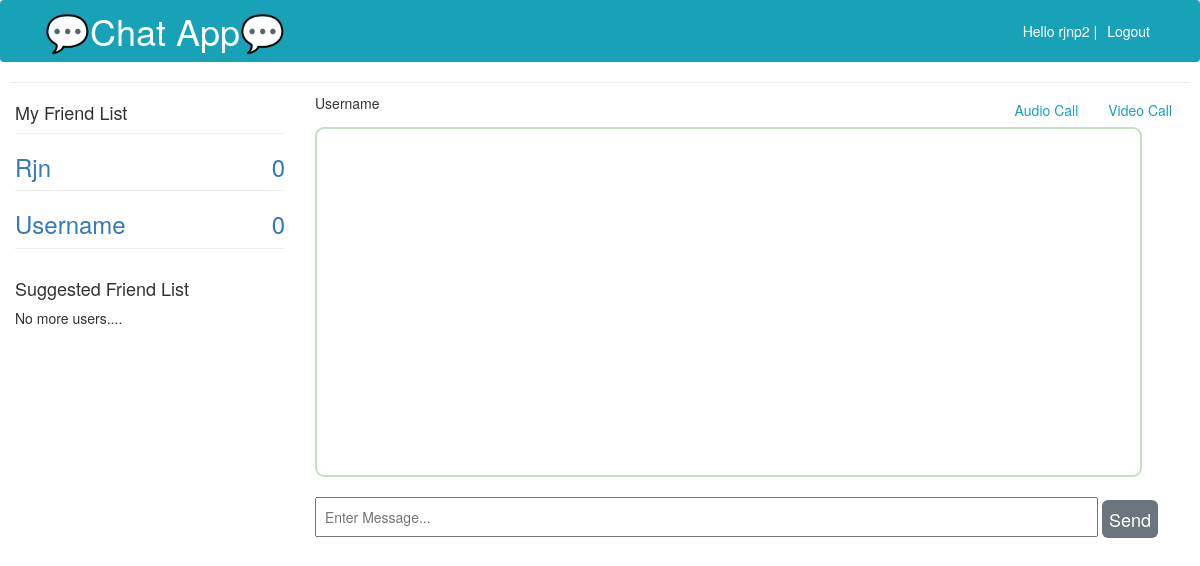
/chat_3 (signed in), run on an earlier commit of the app's database.
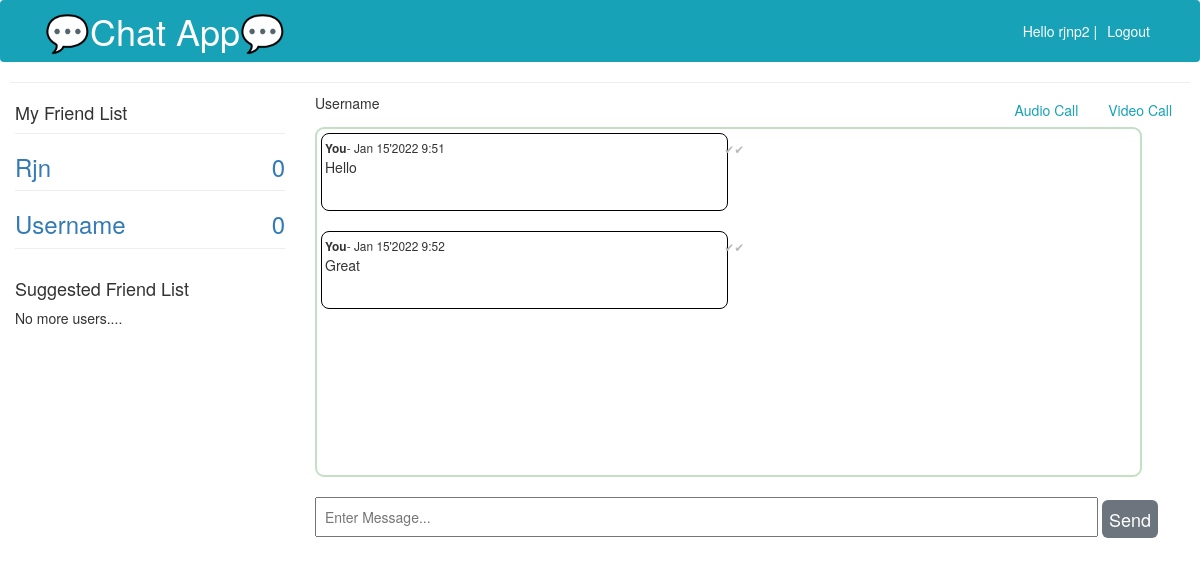
And on a later commit of the database.
### chat/models.py (models this page shows, shortened)
class ChatMessage(models.Model):
    id = models.UUIDField(primary_key = True,editable = False)
    chat_session = models.ForeignKey(ChatSession,on_delete=models.CASCADE,related_name='user_messages')
    user = models.ForeignKey(User, verbose_name='message_sender',on_delete=models.CASCADE)
    message_detail = models.JSONField()
    class Meta:
        ordering = ['-message_detail__timestamp']
    @staticmethod
    def count_overall_unread_msg(user_id):
        total_unread_msg = 0
        user_all_friends = ChatSession.objects.filter(Q(user1__id = user_id) | Q(user2__id = user_id))
        for ch_session in user_all_friends:
            un_read_msg_count = ChatMessage.objects.filter(chat_session = ch_session.id,message_detail__read = False).exclude(user__id = user_id).count()
            total_unread_msg += un_read_msg_count
        return total_unread_msg

### chat/views.py (the view)
# urls.py: path('', views.home,name = 'home'),
@login_required
def home(request, room_name=None):
    unread_msg = ChatMessage.count_overall_unread_msg(request.user.id)
    user_inst = request.user
    user_all_friends = ChatSession.objects.filter(Q(user1 = user_inst) | Q(user2 = user_inst)).select_related('user1','user2').order_by('-updated_on')
    all_friends = []
    for ch_session in user_all_friends:
        user,user_inst = [ch_session.user2,ch_session.user1] if request.user.username == ch_session.user1.username else [ch_session.user1,ch_session.user2]
        un_read_msg_count = ChatMessage.objects.filter(chat_session = ch_session.id,message_detail__read = False).exclude(user = user_inst).count()
        data = {
            "user_name" : user.username,
            "room_name" : ch_session.room_group_name,
            "un_read_msg_count" : un_read_msg_count,
            "status" : user.profile_detail.is_online,
            "user_id" : user.id
        }
        all_friends.append(data)
    user_1 = request.user
    user_all_friends = ChatSession.objects.filter(Q(user1 = user_1) | Q(user2 = user_1))
    user_list = []
    for ch_session in user_all_friends:
        user_list.append(ch_session.user1.id)
        user_list.append(ch_session.user2.id)
    all_user = User.objects.exclude(Q(username=user_1.username)|Q(id__in = list(set(user_list))))
    opposite_user = None
    fetch_all_message= None
    if room_name:
        current_user = request.user
        try:
            check_user = ChatSession.objects.filter(Q(id = room_name[5:])&(Q(user1 = current_user)|Q(user2 = current_user)))
        except Exception:
            return HttpResponse("Something went wrong!!!")
        if check_user.exists():
            chat_user_pair = check_user.first()
            opposite_user = chat_user_pair.user2 if chat_user_pair.user1.username == current_user.username else chat_user_pair.user1
            fetch_all_message = ChatMessage.objects.filter(chat_session__id = room_name[5:]).order_by('message_detail__timestamp')
        else:
            return HttpResponse("You have't permission to chatting with this user!!!")
    context = {'unread_msg':unread_msg,
               'user_list': all_friends,
               'all_user' : all_user,
               'room_name' : room_name,
                'opposite_user' : opposite_user,
                'fetch_all_message' : fetch_all_message}
    return render(request, 'chat/home.html', context)

### chat/models.py (called while the page is built)
    @property
    def room_group_name(self):
        return f'chat_{self.id}'

### chat/templatetags/convert_date.py (called while the page is built)
@register.filter(expects_localtime=True)
def convert_date(value):
    return datetime.datetime.strptime(value, '%Y-%m-%d %H:%M:%S.%f')

### chat/templates/chat/home.html (shortened to what this page needs)
{% extends './base.html' %}
{% load convert_date %}
{% block content %}
<div class="row" id="overall-div">
    <div class="col-3">
        {% if request.user.is_authenticated %}
        <div class="friend_list">
            <h4>My Friend List</h4>
            <div>
                {% if user_list %}
                {% for user in user_list %}
                <hr style="margin:0;" />
                <div id={{user.user_name}}>
                    <a href="{% url 'chat:home' user.room_name %}" style="text-decoration: none;">
                        <h3>{{user.user_name | title}}
                            <span id="unread" style="float: right;">{{user.un_read_msg_count}}</span>
                        </h3>
                    </a>
                </div>
                {% endfor %}
                <hr style="margin:0;" />
                {% else %}
                <p>No more users....</p>
                {% endif %}
            </div>
        </div>
        <br>
        <div class="suggested_friend_list">
            <h4>Suggested Friend List</h4>
            <div>
                {% if all_user %}
                {% for user in all_user %}
                <hr style="margin:0;" />
                <div id={{user.user_name}}>
                    <a href="{% url 'chat:create_friend' user.id %}"
                        style="text-decoration: none;"><strong>{{user.username| title}}</strong></a>
                </div>
                {% endfor %}
                <hr style="margin:0;" />
                {% else %}
                <p>No more users....</p>
                {% endif %}
            </div>
        </div>
        {% endif %}
    </div>
    <div class="col-9 content">
        {% if room_name %}
        <div class="contact-profile">
            <p id="callName">{{opposite_user.username | title}}</p>
            <div id="older_msg_div">
              <button class="btn btn-outline-info" onclick="call(video=false)">Audio Call</button>
              <button class="btn btn-outline-info" onclick="call(video=true)">Video Call</button>
            </div>
          </div>
        <div id="chat-main">
            <div id="chat-log" class="scroll">
                {% for msg in fetch_all_message %}
                <div class="chat_box" id="{{msg.id}}">
                    <small> <b class="check_user">{{msg.user.username}}</b>- {{msg.message_detail.timestamp |convert_date | date:"M d'Y f"}}</small>
                    <p>{{msg.message_detail.msg}}</p>
                    {% if msg.user == request.user %}
                    {% if msg.message_detail.read %}
                    <small id="as_read" style="color:rgb(8, 255, 8)">✔✔</small>
                    {% else %}
                    <small id="as_read" style="color: #bbb8b8;">✔✔</small>
                    {% endif %}
                    {% endif %}
                </div>
                <br>
                {% endfor %}
            </div><br>
            <input id="chat-message-input" type="text" placeholder="Enter Message..." autofocus
                style="width: 90%; padding: 8px;">
            <input class="btn btn-secondary btn-lg" id="chat-message-submit" type="button" value="Send" style="padding: 6px;">
        </div>
        {%endif%}
    </div>
</div>
{% endblock %}

### chat/templates/chat/base.html (shortened to what this page needs)
<!DOCTYPE html>
<html lang="en">
{% load static %}
<head>
    <link rel="stylesheet" href="{%  static  'chat/css/style.css'  %}">
    <link rel="stylesheet" href="https://cdn.jsdelivr.net/npm/bootstrap@4.6.0/dist/css/bootstrap.min.css"
>
    <link rel="stylesheet" href="https://use.fontawesome.com/releases/v5.15.2/css/all.css"
>
    <link rel='stylesheet prefetch'
    href='https://cdnjs.cloudflare.com/ajax/libs/font-awesome/4.6.2/css/font-awesome.min.css'>
    <link href="//maxcdn.bootstrapcdn.com/bootstrap/4.0.0/css/bootstrap.min.css" rel="stylesheet" id="bootstrap-css">
    <link href="//netdna.bootstrapcdn.com/bootstrap/3.0.0/css/bootstrap.min.css" rel="stylesheet" id="bootstrap-css">
</head>
<body>
    <div class="nav-bar">
        <nav class="navbar navbar-expand-lg navbar-info bg-info">
            <div class="container">
                <a class="" href="{% url 'chat:home' %}">
                    <h1 style="margin:0; color:white">💬Chat App💬</h1>
                </a>
                {% if user.is_authenticated %}
                <ul class="navbar-nav ml-auto">
                    <li class="nav-item active">
                        <a class="nav-link text-white"> Hello {{request.user.username}} | </a>
                    </li>
                    <li class="nav-item">
                        <a class="nav-link text-white" href="{% url 'user:logout' %}">Logout</a>
                    </li>
                </ul>
                {% endif %}
            </div>
        </nav>
    </div>
    <hr style="margin:10px;" />
    <div class="container-fluid">
        {% block content %}
        {% endblock %}
    </div>
</body>
</html>

### chat/static/chat/css/style.css (style rules this page uses)
a { text-decoration: none; }
div.scroll { margin: 4px, 4px; padding: 4px; width: 95%; height: 350px; overflow-x: auto; overflow-y: auto; text-align: justify; border: 2px solid rgb(196, 224, 196); border-radius: 9px; position: relative; }
.chat_box { border: 1px solid black; width: 50%; border-radius: 8px; padding: 3px; }
#as_read { position: relative; top: -49px; left: 100%; }
.contact-profile { display: flex; justify-content: space-between; align-content: center; }
button { cursor: pointer; }

What changed in the data, as far as the page shows it:
added ChatMessage: message_detail.timestamp|convert_date "Jan 15'2022 9:51", message_detail.msg "Hello"
added ChatMessage: message_detail.timestamp|convert_date "Jan 15'2022 9:52", message_detail.msg "Great"
